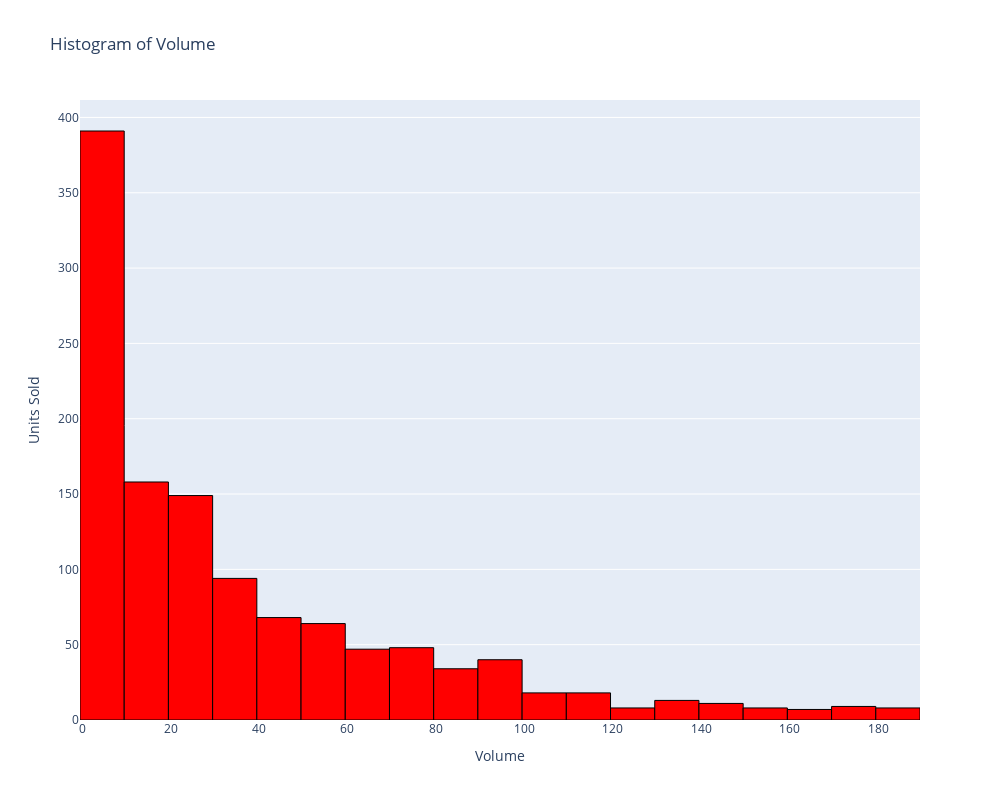

The notebook cell saved with this chart:
### Code cell
fig = px.histogram(data_amazon_cl_no_outliers,x='volume',nbins = 20, title="Histogram of Volume", color_discrete_sequence=['red'])
fig.update_layout(width=1000, height=800, xaxis_title = 'Volume', yaxis_title = 'Units Sold')
fig.update_traces(marker_line_color = 'black', marker_line_width = 1)
fig.show()

### Figure 1 — Plotly figure (JSON) as saved in the notebook; plotly's stock layout.template omitted (floating-point values rounded to 4 significant figures; data arrays with more than 128 entries replaced by an {"elided": "..."} marker saying what was removed)
{"data": [{"alignmentgroup": "True", "bingroup": "x", "hovertemplate": "volume=%{x}<br>count=%{y}<extra></extra>", "legendgroup": "", "marker": {"color": "red", "line": {"color": "black", "width": 1}, "pattern": {"shape": ""}}, "name": "", "nbinsx": 20, "offsetgroup": "", "orientation": "v", "showlegend": false, "type": "histogram", "x": {"elided": "1193 int values"}, "xaxis": "x", "yaxis": "y"}], "layout": {"barmode": "relative", "height": 800, "legend": {"tracegroupgap": 0}, "title": {"text": "Histogram of Volume"}, "width": 1000, "xaxis": {"anchor": "y", "domain": [0, 1], "title": {"text": "Volume"}}, "yaxis": {"anchor": "x", "domain": [0, 1], "title": {"text": "Units Sold"}}}}
